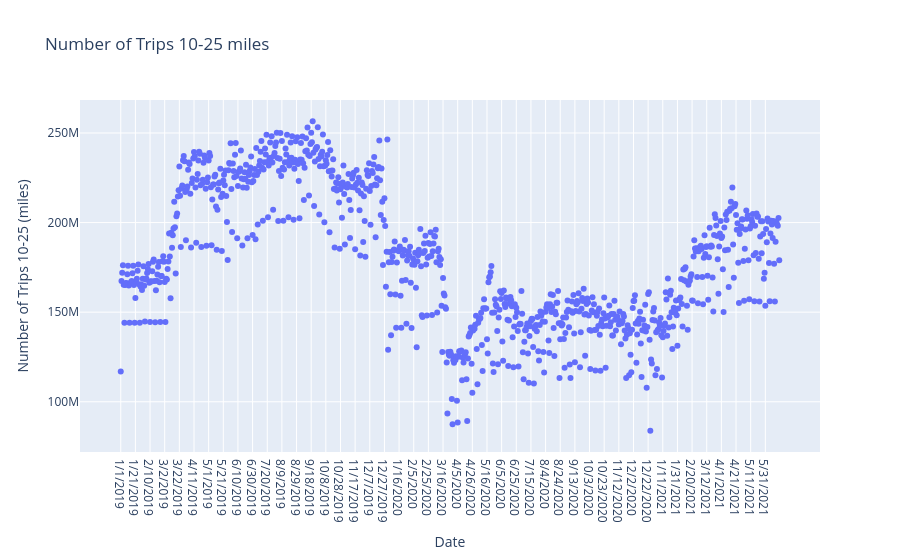
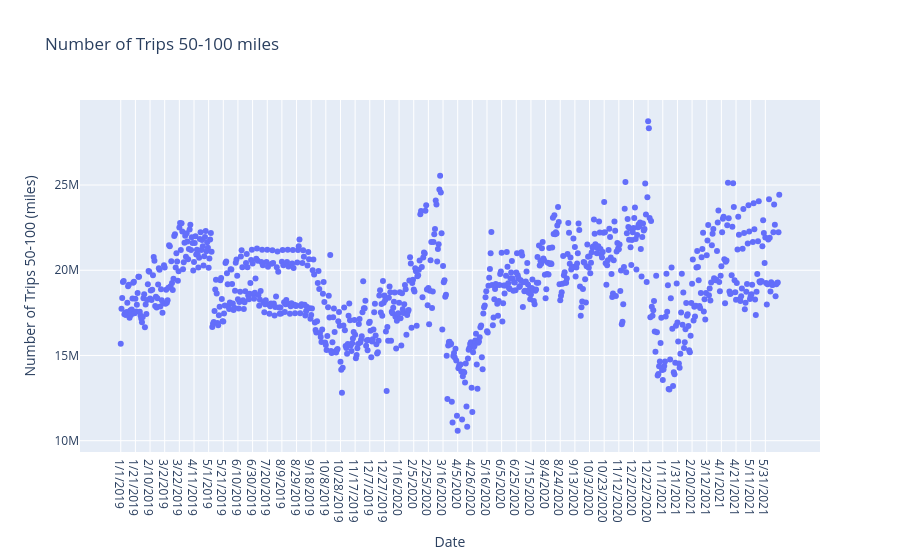

These figures' notebook cell, in order:
### Code cell
N_processors = [10,20]
Time_N_processors = {}
for processor in N_processors:
    start_time = time.time()
    df = Trips_D[['Date','Number of Trips 10-25','Number of Trips 50-100']]
    trips_new = df[df['Number of Trips 10-25']>10000000]
    trips_new2 = df[df['Number of Trips 50-100']>10000000]
    compare = trips_new2[trips_new2['Date'].isin(trips_new['Date'])]
    compare
    dask_Time = time.time()-start_time
    Time_N_processors[processor] = dask_Time
    print(f"\n\n\nTime with {processor} processors: {dask_Time} seconds\n\n\n")
trips_new = df[df['Number of Trips 10-25']>10000000]
trips_10_25 = px.scatter(x = compare['Date'], y = compare['Number of Trips 10-25'], title='Number of Trips 10-25 miles')
trips_10_25.update_layout(xaxis_title="Date", yaxis_title="Number of Trips 10-25 (miles)")
trips_10_25.show()

trips_new2= df[df['Number of Trips 50-100']>10000000]
trips_50_100 = px.scatter(x= compare['Date'], y= compare['Number of Trips 50-100'], title='Number of Trips 50-100 miles')
trips_50_100.update_layout(xaxis_title="Date", yaxis_title="Number of Trips 50-100 (miles)")
trips_50_100.show()

### Figure 1 — Plotly figure (JSON) as saved in the notebook; plotly's stock layout.template omitted (floating-point values rounded to 4 significant figures; data arrays with more than 128 entries replaced by an {"elided": "..."} marker saying what was removed)
{"data": [{"hovertemplate": "x=%{x}<br>y=%{y}<extra></extra>", "legendgroup": "", "marker": {"color": "#636efa", "symbol": "circle"}, "mode": "markers", "name": "", "orientation": "v", "showlegend": false, "type": "scatter", "x": {"elided": "900 str values"}, "xaxis": "x", "y": {"elided": "900 int values"}, "yaxis": "y"}], "layout": {"legend": {"tracegroupgap": 0}, "title": {"text": "Number of Trips 10-25 miles"}, "xaxis": {"anchor": "y", "domain": [0, 1], "title": {"text": "Date"}}, "yaxis": {"anchor": "x", "domain": [0, 1], "title": {"text": "Number of Trips 10-25 (miles)"}}}}

### Figure 2 — Plotly figure (JSON) as saved in the notebook; plotly's stock layout.template omitted (floating-point values rounded to 4 significant figures; data arrays with more than 128 entries replaced by an {"elided": "..."} marker saying what was removed)
{"data": [{"hovertemplate": "x=%{x}<br>y=%{y}<extra></extra>", "legendgroup": "", "marker": {"color": "#636efa", "symbol": "circle"}, "mode": "markers", "name": "", "orientation": "v", "showlegend": false, "type": "scatter", "x": {"elided": "900 str values"}, "xaxis": "x", "y": {"elided": "900 int values"}, "yaxis": "y"}], "layout": {"legend": {"tracegroupgap": 0}, "title": {"text": "Number of Trips 50-100 miles"}, "xaxis": {"anchor": "y", "domain": [0, 1], "title": {"text": "Date"}}, "yaxis": {"anchor": "x", "domain": [0, 1], "title": {"text": "Number of Trips 50-100 (miles)"}}}}
